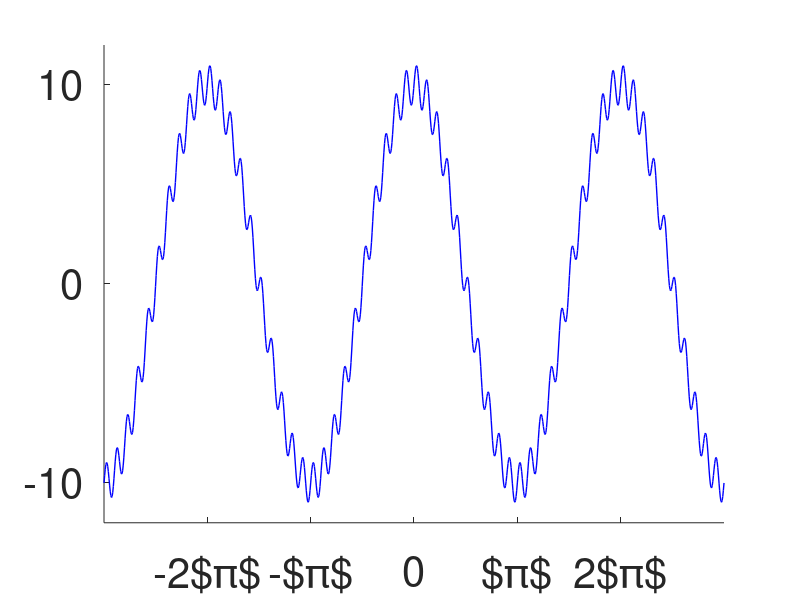

Recreate this plot in MATLAB.
x = linspace(-3*pi, 3*pi, 1000);
y = 10*cos(x) + sin(20*x);

figure
hold on
axis([-3*pi, 3*pi, -12, 12])
set(gca,'XTick',[-2*pi, -pi, 0 , pi, 2*pi])
set(gca,'XTicklabel', {'-2$\pi$ ' '-$\pi$' '0'  '$\pi$' '2$\pi$'} )
set(gca, 'fontsize', 30)
set(gca,'YTick',[-10, 0, 10])
#set(gca, "xgrid", "on")
grid off
plot(x,y, 'linewidth', 1, 'color', 'blue')
print('FuncionEjemplo.tex','-dtex');
